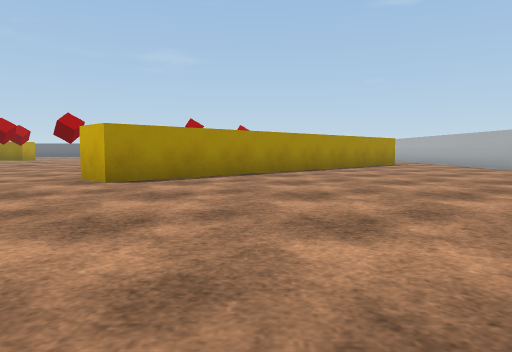
[1] (above)

23 first-person views from a walk through a 3-D level made in the Unity game engine. The camera is 0.49 m above the floor, tilts 4° down and sees 70° across. The floor is counted in squares, 1 m on a side. Each view is taken from the middle of a square. On the plan, view 1 faces up. The plan holds only what a view shows up to about 9 squares ahead; the rest is blank. The place goes on beyond the plan. The player is left out. Some surface patterns are stand-ins.

[2]
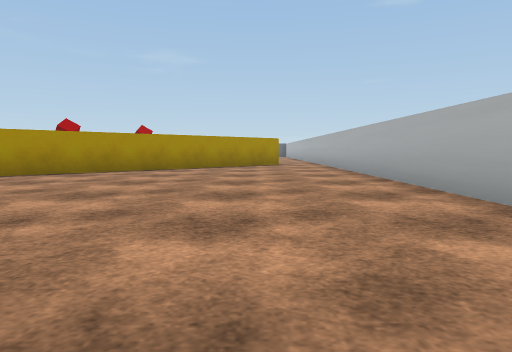

[3]
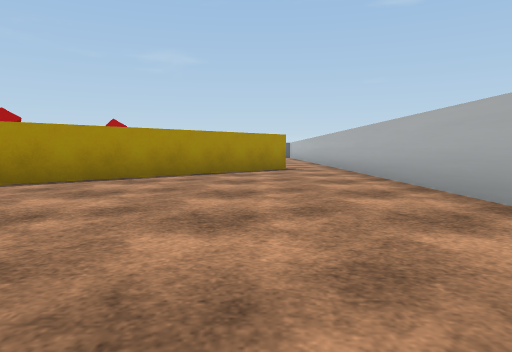

[4]
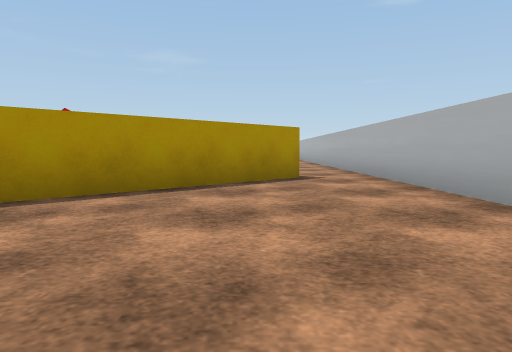

[5]
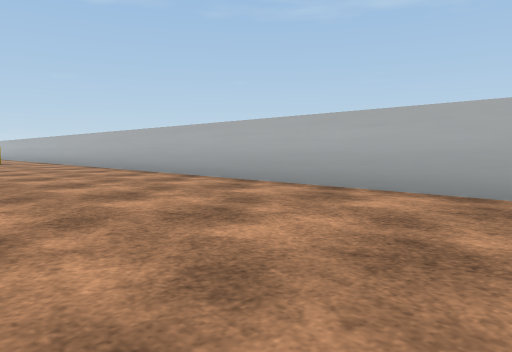

[6]
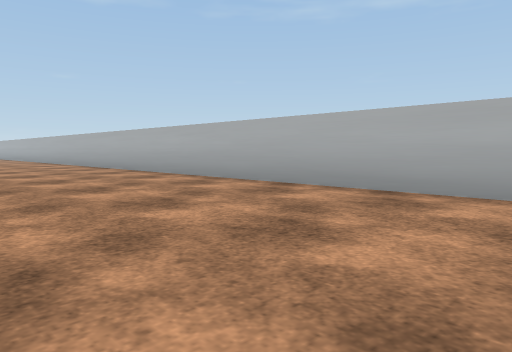

[7]
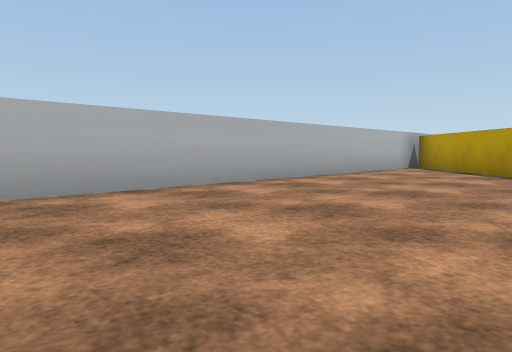

[8]
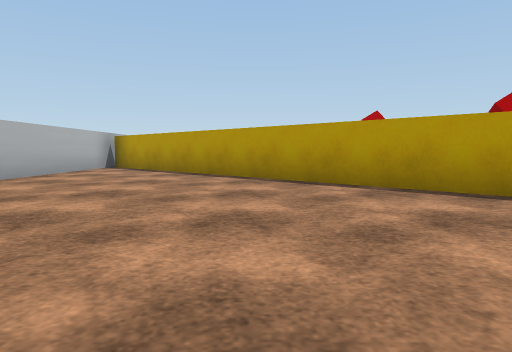

[9]
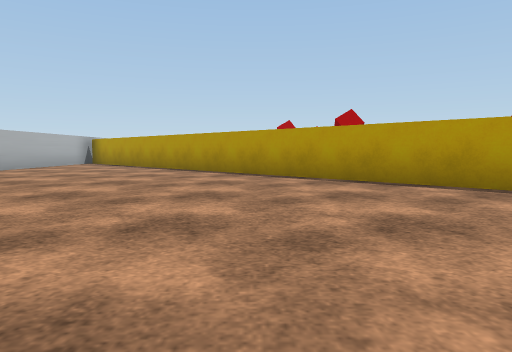

[10]
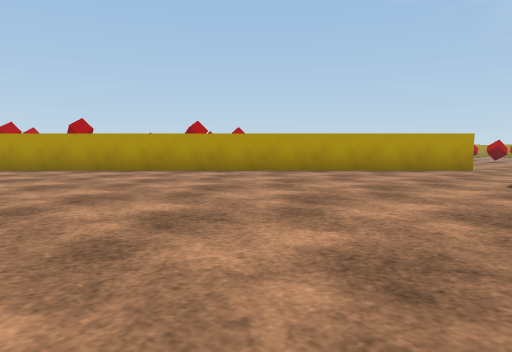

[11]
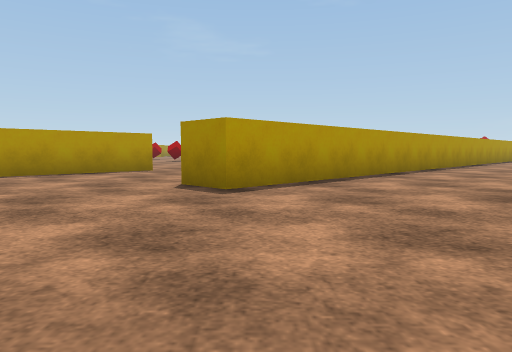

[12]
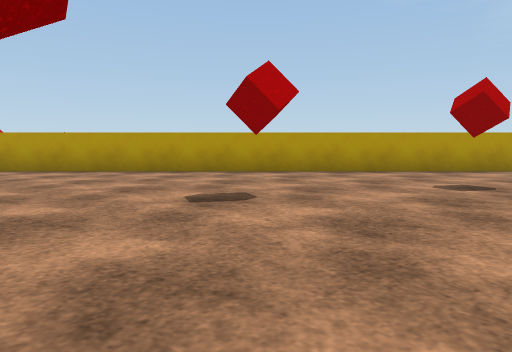

[13]
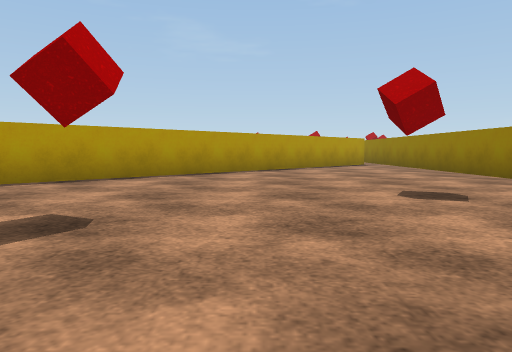

[14]
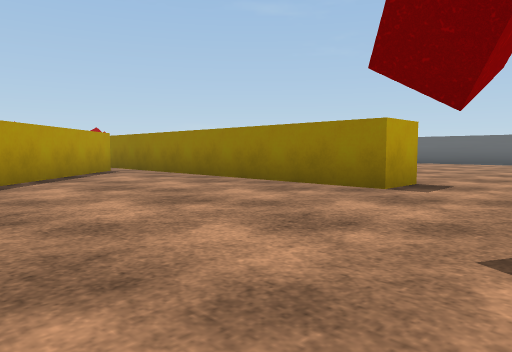

[15]
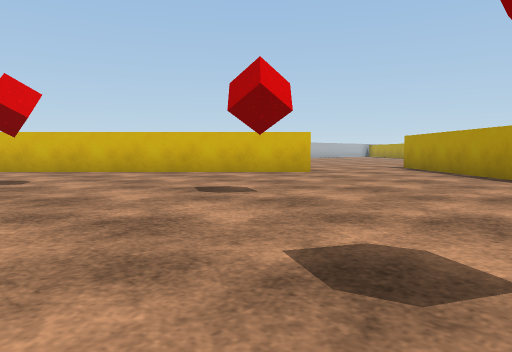

[16]
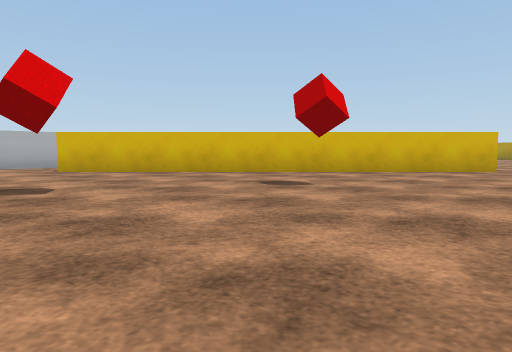

[17]
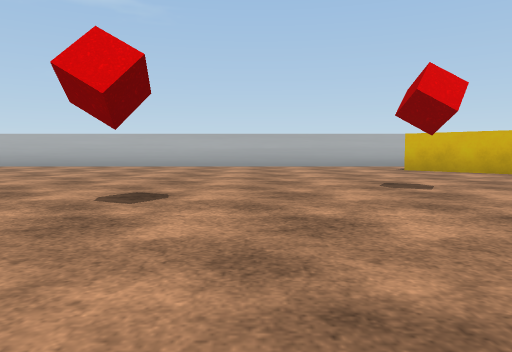

[18]
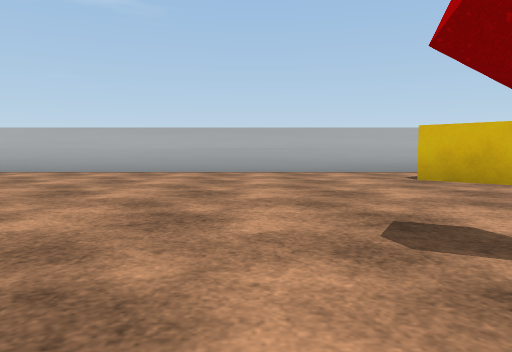

[19]
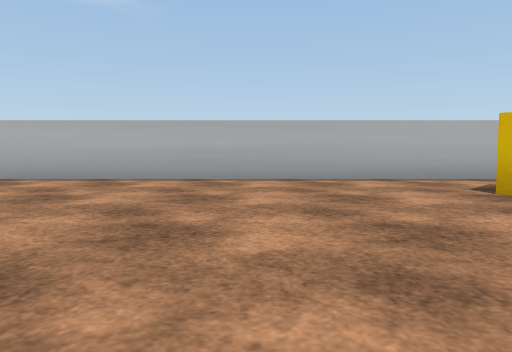

[20]
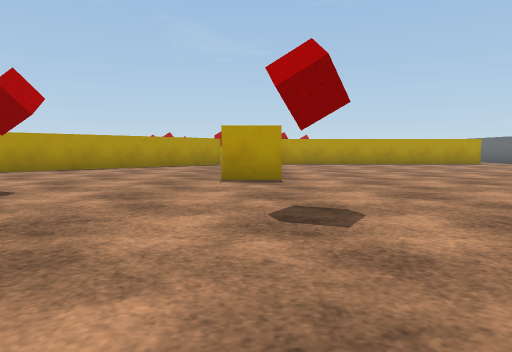

[21]
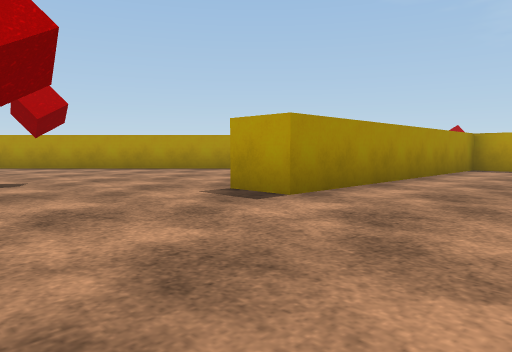

[22]
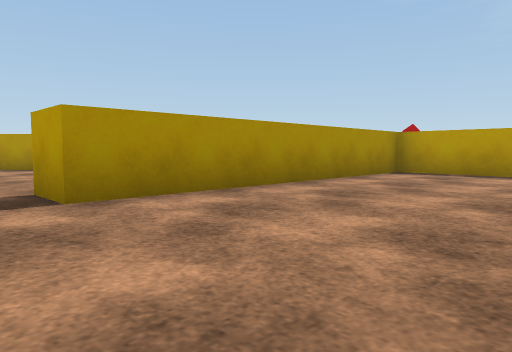

[23]
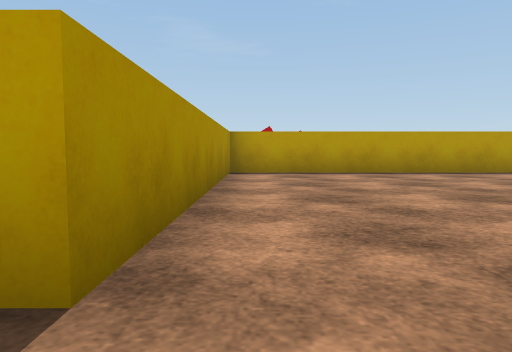

### Floor plan
Points are (right, up) in squares from view 1. A wall is a line through its corners. A room is listed if a view was taken in it or the views show most of it. See-through windows are left out.
Room 1 (views 1, 2, 3, 4, 5, 6, 7, 8, 9, 10, 11)
walls: (-3.6, 2.6) (-4.4, 1.9); (4.8, 12.6) (-2.3, 5.5); (6.3, -12.1) (6.3, 13.4)
ways out: opening at (-3, 4.5) to room 2; opening at (5.5, 14) to room 2; opening at (-0.4, -5.5)
Room 2 (views 12, 13, 14, 15, 16, 17, 18, 19, 20, 21, 22, 23)
walls: (-2.3, 5.5) (-3, 6.2) (4.1, 13.4); (6.3, 13.4) (6.3, 21.9); (-17.7, 16.8) (-3.6, 2.6); (-18.1, 22.5) (-18.1, 18.4) (-11.1, 18.4) (-11.1, 17.4) (-17.4, 17.4)
ways out: opening at (-3, 4.5) to room 1; opening at (5.5, 14) to room 1; gap at (-18, 17)
objects: other object (-10, 15); other object (-8, 11); other object (-8, 18); other object (-5, 10); other object (-2, 12); other object (-2, 18); other object (-1, 15)

Positions as (right, up) in squares from view 1, and headings:
1: (0, 0), facing up
2: (4, 0), facing up
3: (4, 3), facing up
4: (4, 6), facing up
5: (2, -3), facing up-right
6: (2, -7), facing up-right
7: (2, -3), facing down-right
8: (2, -3), facing down
9: (0, 0), facing down
10: (2, 3), facing down-left
11: (1, 3), facing left
12: (-2, 13), facing down-left
13: (-5, 13), facing left
14: (-9, 13), facing up-left
15: (-8, 13), facing down-right
16: (-5, 16), facing down-right
17: (-5, 17), facing right
18: (-2, 16), facing right
19: (0, 16), facing right
20: (-5, 18), facing left
21: (-8, 21), facing down-left
22: (-10, 22), facing down-left
23: (-10, 19), facing left
